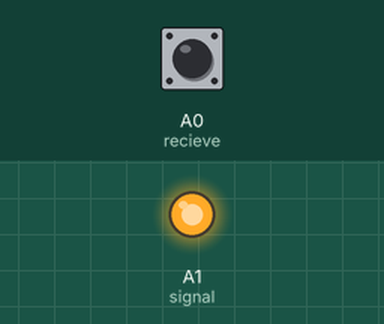
This program was run on a simulated CircuitPython board. On the bench: output pins drawn as LEDs (lit = HIGH). The test bench sets the inputs (shaded band); at power-on: A0 (recieve) LOW. What the program prints to the serial console is not drawn.

Above: at 1.2 s.
1.3 s: A0 (recieve) pulled HIGH for 1.3 s
Timing chart, 0 to 4.3 s (numbered marks = the images above; inputs shaded):
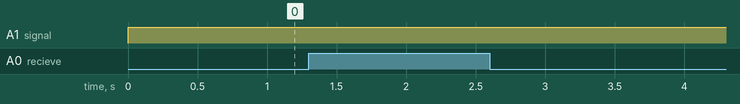

Measured:
- after the input at 1.3 s, every drawn part: stays the same

The program:

Transistor_setup.py
```python
# Write your code here :-)
# Write your code here :-)
import digitalio
import board
import time

signal = digitalio.DigitalInOut(board.A1)
signal.direction = digitalio.Direction.OUTPUT


recieve = digitalio.DigitalInOut(board.A0)
recieve.direction = digitalio.Direction.INPUT
recieve.pull = digitalio.Pull.DOWN

count = 0

while True:
    signal.value = True
    time.sleep(1)
    print(signal.value, recieve.value)
```
